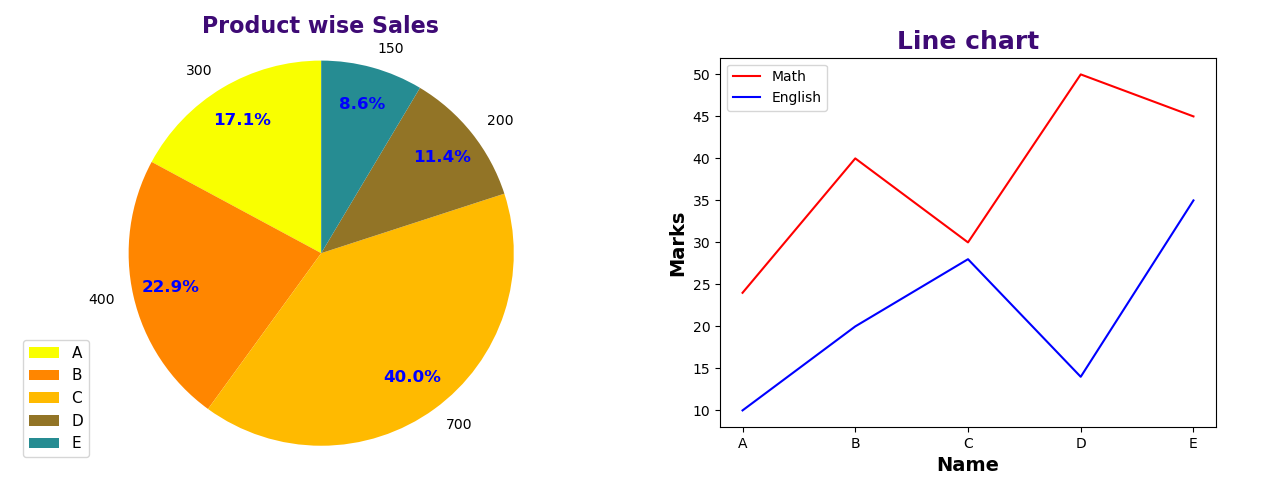
#> input picture joined.png, 1280 x 480 px, given in place of box.png, which was not available
$ python box_assignment.py
#> lines starting #> are read from the running program, lines starting #| are printed output that depends on the picture; pictures that were not available may be replaced by others from this repository, and a replacement may not be noted
from PIL import Image
import matplotlib.pyplot as plt
import matplotlib.patches as patches
left, width = 0.0, .19
bottom, height = 0, 1
right = left + width
top = 1
fig = plt.figure(figsize=(12, 2))
ax = fig.add_axes([0, 0, 1, 1])  # Left, Bottom, Width, Height
# ---------- Remove border from the figures  ------------------
for item in [fig, ax]:
    item.patch.set_visible(False)
    fig.patch.set_visible(False)
    ax.axis('off')
# # -------------------------------------------------------------
p = patches.Rectangle(
    (left, bottom), width, height,
    color='#00ffe1'
)
ax.add_patch(p)
kpi_label = 'MHK'
return_p = '125K'
ax.text(.5 * (left + right), .55 * (bottom + top), kpi_label,
        ha='center', va='center',
        fontsize=34, color='black',
        transform=ax.transAxes)
ax.text(.5 * (left + right), .3 * (bottom + top), return_p,
        ha='center',
        va='center',
        fontsize=34, color='red',
        transform=ax.transAxes)
# # # --- Box 2
left, width = .20, .19
bottom, height = .0, 1
right = left + width
top = 1
p = patches.Rectangle(
    (left, bottom), width, height,
    color='#e100ff'
)
ax.add_patch(p)
kpi_label = 'FRD'
return_p = '80K'
ax.text(.5 * (left + right), .55 * (bottom + top), kpi_label,
        ha='center', va='center',
        fontsize=34, color='black',
        transform=ax.transAxes)
ax.text(.5 * (left + right), .3 * (bottom + top), return_p,
        ha='center',
        va='center',
        fontsize=34, color='red',
        transform=ax.transAxes)
# # -------- Box 3 ------------------------
left, width = .40, .19
bottom, height = .0, 1
right = left + width
top = 1
p = patches.Rectangle(
    (left, bottom), width, height,
    color='#a7ff00'
)
ax.add_patch(p)
kpi_label = 'RNG'
return_p = '240K'
ax.text(.5 * (left + right), .55 * (bottom + top), kpi_label,
        ha='center', va='center',
        fontsize=24, color='black',
        transform=ax.transAxes)
ax.text(.5 * (left + right), .3 * (bottom + top), return_p,
        ha='center',
        va='center',
        fontsize=34, color='red',
        transform=ax.transAxes)
# # ----- Box 4 ---------------------------
left, width = .60, .19
bottom, height = .0, 1
right = left + width
top = 1
p = patches.Rectangle(
    (left, bottom), width, height,
    color='#00a7ff'
)
ax.add_patch(p)
kpi_label = 'MOT'
return_p = '180K'
ax.text(.5 * (left + right), .55 * (bottom + top), kpi_label,
        ha='center', va='center',
        fontsize=24, color='black',
        transform=ax.transAxes)
ax.text(.5 * (left + right), .3 * (bottom + top), return_p,
        ha='center',
        va='center',
        fontsize=34, color='red',
        transform=ax.transAxes)
# # ----------- Box 5 --------
left, width = .80, .20
bottom, height = .0, 1
right = left + width
top = 1
p = patches.Rectangle(
    (left, bottom), width, height,
    color='#ffe4c1'
)
ax.add_patch(p)
kpi_label = 'MIR'
return_p = '45K'
ax.text(.5 * (left + right), .55 * (bottom + top), kpi_label,
        ha='center', va='center',
        fontsize=24, color='black',
        transform=ax.transAxes)
ax.text(.5 * (left + right), .3 * (bottom + top), return_p,
        ha='center',
        va='center',
        fontsize=34, color='red',
        transform=ax.transAxes)
# plt.show()
plt.savefig('box.png')
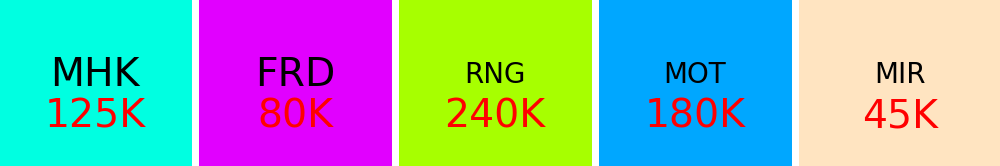
#> figure drawn by matplotlib, 1 panel

img1 = Image.open('./box.png')
#> img1 is the input picture: PIL image 1280x480 RGB; mean R, G, B 245, 234.9, 206.7
img2 = Image.open('./joined.png')
width, height = img1.size
#> width = 1280; height = 480
imageSize = Image.new('RGB', (1200, 680))
#> imageSize: PIL image 1200x680 RGB; every value is 0
imageSize.paste(img1, (0, 0))
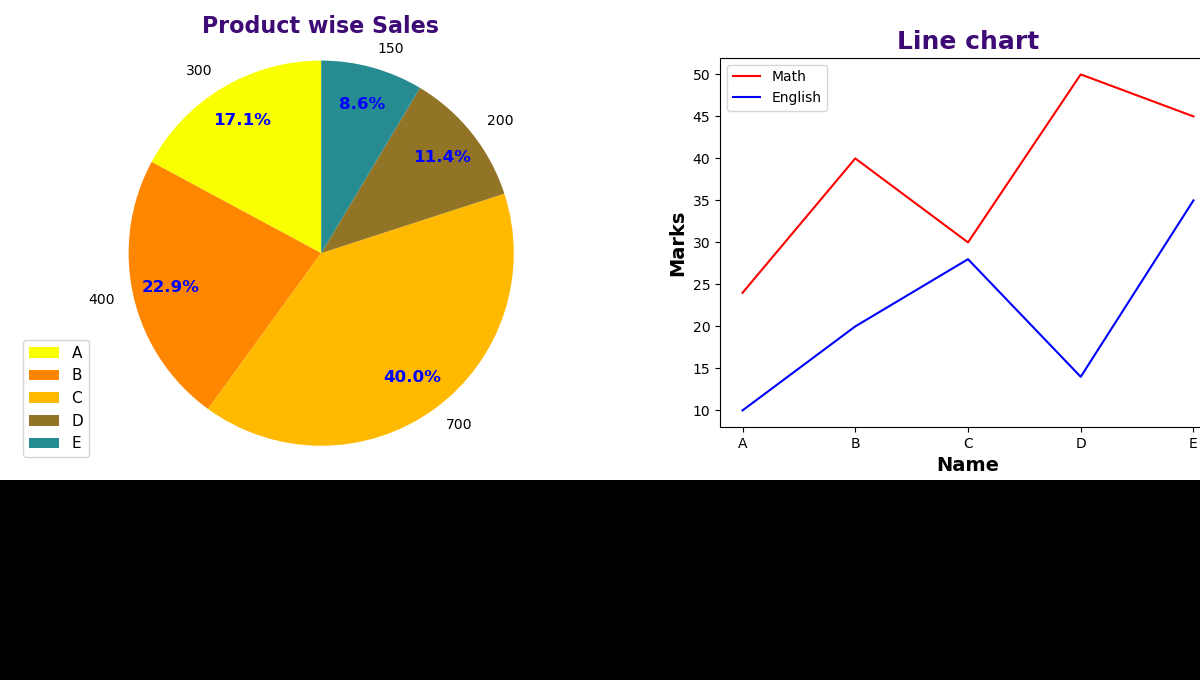
#> imageSize: PIL image 1200x680 RGB; mean R, G, B 172.6, 165, 143.8
imageSize.paste(img2, (0, height))
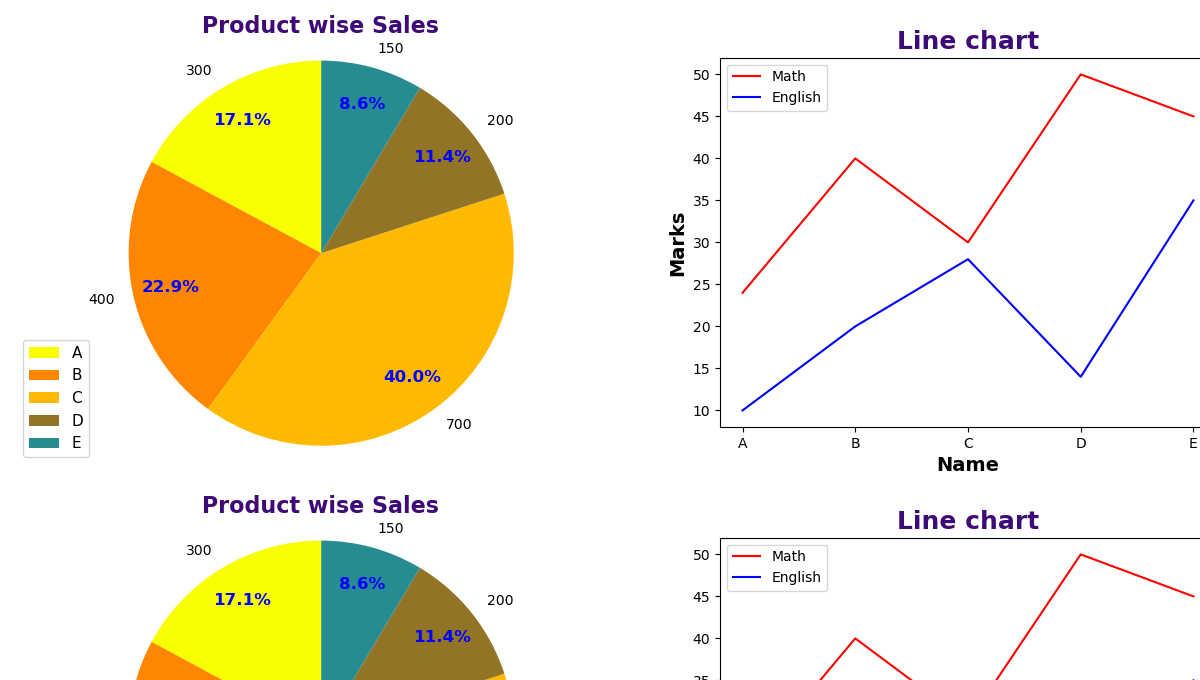
#> imageSize: PIL image 1200x680 RGB; mean R, G, B 242.5, 235.1, 208
imageSize.save("box_bar.png")
print('Mail Send')
